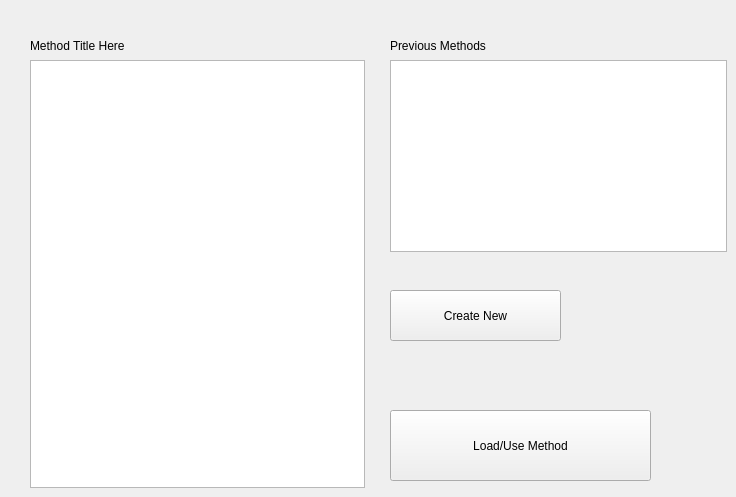
       <widget class="QWidget" name="tab_2">
        <attribute name="title">
         <string>Method</string>
        </attribute>
        <widget class="QLabel" name="method_title">
         <property name="geometry">
          <rect>
           <x>30</x>
           <y>30</y>
           <width>231</width>
           <height>31</height>
          </rect>
         </property>
         <property name="text">
          <string>Method Title Here</string>
         </property>
         <property name="textFormat">
          <enum>Qt::PlainText</enum>
         </property>
        </widget>
        <widget class="QListWidget" name="method_list">
         <property name="geometry">
          <rect>
           <x>390</x>
           <y>60</y>
           <width>337</width>
           <height>192</height>
          </rect>
         </property>
         <property name="cursor" stdset="0">
          <cursorShape>ArrowCursor</cursorShape>
         </property>
         <property name="dragEnabled">
          <bool>true</bool>
         </property>
         <property name="dragDropMode">
          <enum>QAbstractItemView::DragOnly</enum>
         </property>
         <property name="selectionRectVisible">
          <bool>true</bool>
         </property>
         <property name="sortingEnabled">
          <bool>true</bool>
         </property>
        </widget>
        <widget class="QLabel" name="label_15">
         <property name="geometry">
          <rect>
           <x>390</x>
           <y>30</y>
           <width>231</width>
           <height>31</height>
          </rect>
         </property>
         <property name="text">
          <string>Previous Methods</string>
         </property>
        </widget>
        <widget class="QPushButton" name="new_method_btn">
         <property name="geometry">
          <rect>
           <x>390</x>
           <y>290</y>
           <width>171</width>
           <height>51</height>
          </rect>
         </property>
         <property name="text">
          <string>Create New</string>
         </property>
        </widget>
        <widget class="QPushButton" name="load_method_btn">
         <property name="geometry">
          <rect>
           <x>390</x>
           <y>410</y>
           <width>261</width>
           <height>71</height>
          </rect>
         </property>
         <property name="text">
          <string>Load/Use Method</string>
         </property>
        </widget>
        <widget class="QPlainTextEdit" name="method_txtfield">
         <property name="geometry">
          <rect>
           <x>30</x>
           <y>60</y>
           <width>335</width>
           <height>428</height>
          </rect>
         </property>
         <property name="textInteractionFlags">
          <set>Qt::TextEditorInteraction</set>
         </property>
        </widget>
       </widget>
